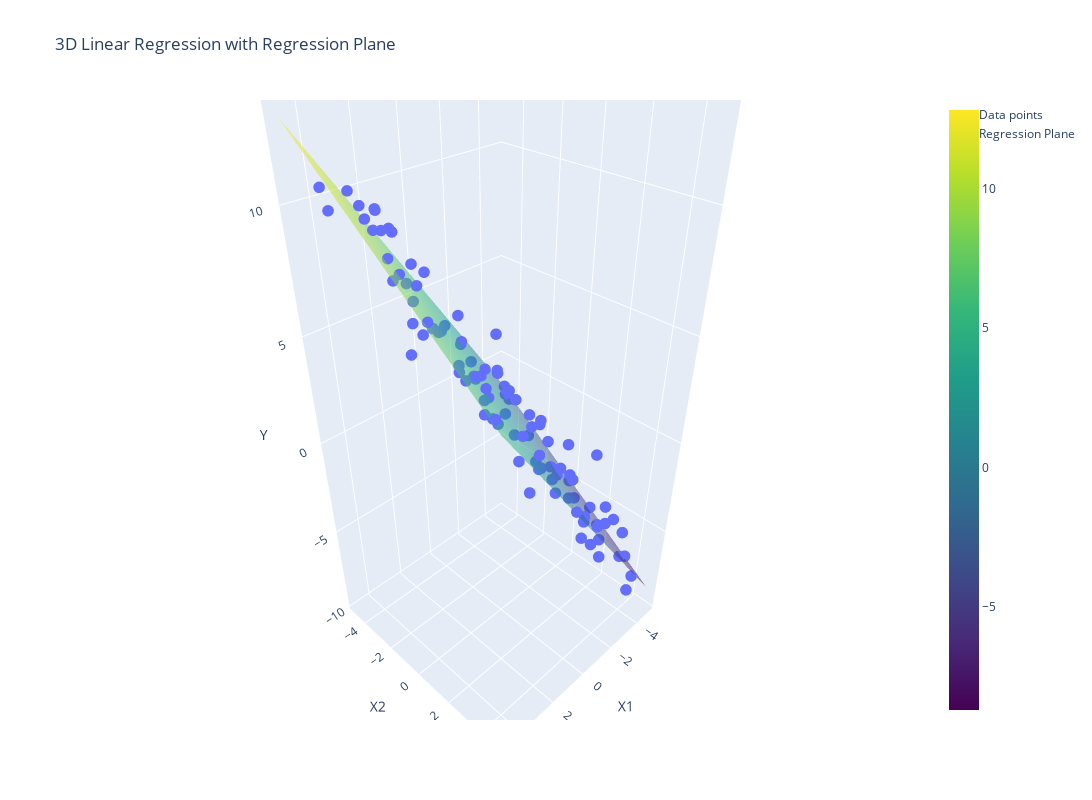

Notebook code for this chart:
### Code cell
# plotly 3d figure
import plotly.graph_objects as go

fig = go.Figure()
fig.add_trace(
    go.Scatter3d(
        x=x1, y=x2, z=y, mode="markers", marker={"size": 4}, name="Data points"
    )
)
fig.update_layout(
    scene={
        "xaxis_title": "X1",
        "yaxis_title": "X2",
        "zaxis_title": "Y",
    }
)
fig.add_trace(
    go.Surface(
        x=x1_grid,
        y=x2_grid,
        z=y_grid,
        colorscale="Viridis",
        opacity=0.5,
        name="Regression Plane",
    )
)
fig.update_traces(showlegend=True)
fig.update_layout(
    title="3D Linear Regression with Regression Plane", width=1200, height=800
)
fig.show()
